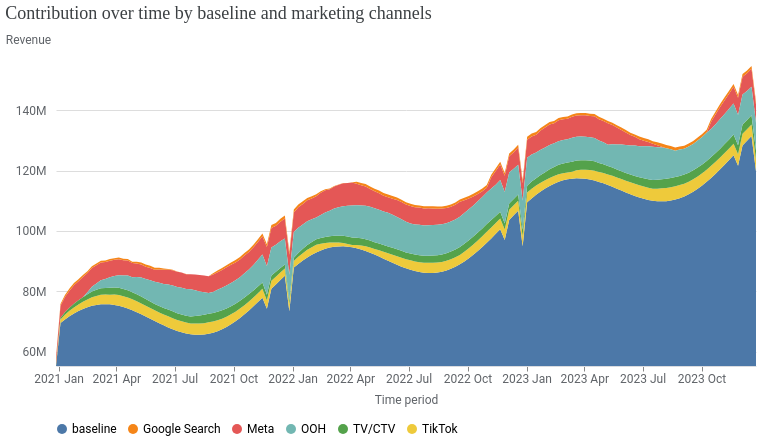

The code cell stored with this chart in its notebook:
### Code cell
# Media and baseline contribution over time (stacked area)
media_summary.plot_channel_contribution_area_chart()

### Figure 1 — Vega-Lite specification as saved in the notebook (floating-point values rounded to 4 significant figures; data arrays with more than 128 entries replaced by an {"elided": "..."} marker saying what was removed)
{"config": {"view": {"continuousWidth": 300, "continuousHeight": 300, "strokeOpacity": 0}, "axis": {"labelColor": "#5F6368", "labelFont": "Roboto", "labelFontSize": 12, "titleColor": "#5F6368", "titleFont": "Roboto", "titleFontSize": 12, "titleFontWeight": "normal", "titlePadding": 10}}, "data": {"name": "data-6c3326f51304ba3bc8f7bd57ff80fdca"}, "mark": {"type": "area"}, "encoding": {"color": {"field": "channel", "legend": {"labelFont": "Roboto", "labelFontSize": 12, "orient": "bottom", "title": null}, "scale": {"domain": ["baseline", "Google Search", "Meta", "OOH", "TV/CTV", "TikTok"]}, "sort": ["baseline", "Google Search", "Meta", "OOH", "TV/CTV", "TikTok"], "type": "nominal"}, "order": {"field": "sort_channel", "sort": "descending", "type": "nominal"}, "tooltip": [{"field": "time", "format": "%Y-%m-%d", "type": "temporal"}, {"field": "channel", "type": "nominal"}, {"field": "incremental_outcome", "format": ",.2f", "type": "quantitative"}], "x": {"axis": {"domainColor": "#DADCE0", "format": "%Y %b", "grid": false, "tickCount": 8}, "field": "time", "title": "Time period", "type": "temporal"}, "y": {"axis": {"domain": false, "labelExpr": "replace(format(datum.value, '.3~s'), 'G', 'B')", "labelPadding": 10, "tickCount": 5, "ticks": false, "titleAlign": "left", "titleAngle": 0, "titleY": -20}, "field": "incremental_outcome", "scale": {"clamp": true, "domainMin": 55340000.0}, "title": "Revenue", "type": "quantitative"}}, "title": {"text": "Contribution over time by baseline and marketing channels", "anchor": "start", "color": "#3C4043", "font": "Google Sans Display", "fontSize": 18, "fontWeight": "normal", "offset": 10}, "transform": [{"calculate": "indexof(['Google Search', 'Meta', 'OOH', 'TV/CTV', 'TikTok', 'baseline'], datum.channel)", "as": "sort_channel"}], "width": 700, "$schema": "https://vega.github.io/schema/vega-lite/v6.4.1.json", "datasets": {"data-6c3326f51304ba3bc8f7bd57ff80fdca": {"elided": "942 records"}}}
